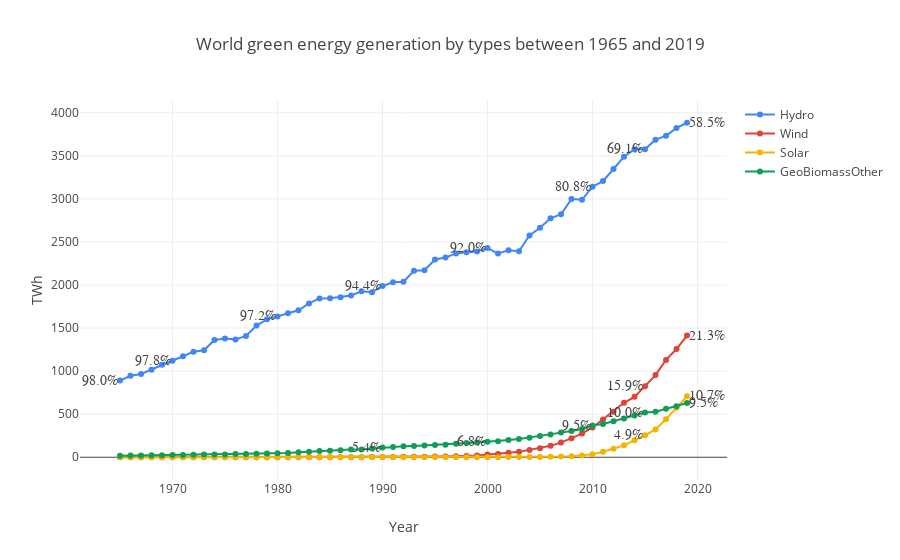

Notebook source saved alongside this figure:
### Markdown cell above
### World green energy generation by types between 1965 and 2019

### Code cell
fig = go.Figure()

annotations = []

def getAnnoDict(df, ndxYear, col_name, xanchor):
    ndx = df[df.Year == ndxYear].index[-1]
    val = df.iloc[ndx,][col_name + ' %']
    return dict(x=ndxYear, y=df.iloc[ndx,][col_name],
                xanchor=xanchor, yanchor='middle', text='{}%'.format(val), 
                font=dict(family='Arial', size=14), showarrow=False)

for i in range(len(ge_cols)):
    col_name = ge_cols[i]
    _ = fig.add_trace(go.Scatter(x = df_wre_year['Year'], y = df_wre_year[ge_cols[i]], name = ge_cols[i], 
                                 marker_size = 6, marker_line_width = 0))
    
    # labeling the left_side of the plot
    if col_name in ['Hydro']:
        annotations.append(getAnnoDict(df_wre_year, 1965, col_name, xanchor='right'))
        annotations.append(getAnnoDict(df_wre_year, 1970, col_name, xanchor='right'))
        annotations.append(getAnnoDict(df_wre_year, 1980, col_name, xanchor='right'))

    if col_name in ['Hydro', 'GeoBiomassOther']:
        annotations.append(getAnnoDict(df_wre_year, 1990, col_name, xanchor='right'))
        annotations.append(getAnnoDict(df_wre_year, 2000, col_name, xanchor='right'))
        annotations.append(getAnnoDict(df_wre_year, 2010, col_name, xanchor='right'))

    annotations.append(getAnnoDict(df_wre_year, 2015, col_name, xanchor='right'))

    # labeling the right side of the plot
    annotations.append(getAnnoDict(df_wre_year, 2019, col_name, xanchor='left'))

    
_ = fig.update_xaxes(title_text = 'Year')
_ = fig.update_yaxes(title_text = 'TWh')

_ = fig.update_traces(mode = 'lines+markers')
_ = fig.update_layout(showlegend = True,
                      title_text = 'World green energy generation by types between 1965 and 2019',
                      annotations=annotations)

fig.show()

### Figure 1 — Plotly figure (JSON) as saved in the notebook; plotly's stock layout.template omitted (floating-point values rounded to 4 significant figures)
{"data": [{"marker": {"line": {"width": 0}, "size": 6}, "mode": "lines+markers", "name": "Hydro", "type": "scatter", "x": [1965, 1966, 1967, 1968, 1969, 1970, 1971, 1972, 1973, 1974, 1975, 1976, 1977, 1978, 1979, 1980, 1981, 1982, 1983, 1984, 1985, 1986, 1987, 1988, 1989, 1990, 1991, 1992, 1993, 1994, 1995, 1996, 1997, 1998, 1999, 2000, 2001, 2002, 2003, 2004, 2005, 2006, 2007, 2008, 2009, 2010, 2011, 2012, 2013, 2014, 2015, 2016, 2017, 2018, 2019], "y": [889.8, 946.4, 966.3, 1017.0, 1074.0, 1121.0, 1173.0, 1225.0, 1243.0, 1362.0, 1379.0, 1368.0, 1409.0, 1529.0, 1602.0, 1634.0, 1673.0, 1706.0, 1786.0, 1844.0, 1846.0, 1857.0, 1878.0, 1928.0, 1917.0, 1989.0, 2031.0, 2037.0, 2164.0, 2172.0, 2296.0, 2320.0, 2367.0, 2381.0, 2388.0, 2429.0, 2365.0, 2404.0, 2392.0, 2576.0, 2665.0, 2775.0, 2821.0, 2998.0, 2989.0, 3141.0, 3206.0, 3347.0, 3490.0, 3576.0, 3576.0, 3687.0, 3732.0, 3824.0, 3884.0]}, {"marker": {"line": {"width": 0}, "size": 6}, "mode": "lines+markers", "name": "Wind", "type": "scatter", "x": [1965, 1966, 1967, 1968, 1969, 1970, 1971, 1972, 1973, 1974, 1975, 1976, 1977, 1978, 1979, 1980, 1981, 1982, 1983, 1984, 1985, 1986, 1987, 1988, 1989, 1990, 1991, 1992, 1993, 1994, 1995, 1996, 1997, 1998, 1999, 2000, 2001, 2002, 2003, 2004, 2005, 2006, 2007, 2008, 2009, 2010, 2011, 2012, 2013, 2014, 2015, 2016, 2017, 2018, 2019], "y": [0, 0, 0, 0, 0, 0, 0, 0, 0, 0, 0, 0, 0, 0, 0.01, 0.01, 0.01, 0.02, 0.03, 0.04, 0.07, 0.14, 0.19, 0.33, 2.64, 3.63, 4.08, 4.73, 5.68, 7.12, 8.26, 9.16, 11.91, 15.82, 21.06, 31.14, 38.1, 51.93, 62.56, 84.71, 103.7, 132.4, 170.2, 220.2, 275.2, 345.4, 439.1, 528.4, 632.3, 701.3, 823.3, 954, 1130.0, 1256.0, 1413.0]}, {"marker": {"line": {"width": 0}, "size": 6}, "mode": "lines+markers", "name": "Solar", "type": "scatter", "x": [1965, 1966, 1967, 1968, 1969, 1970, 1971, 1972, 1973, 1974, 1975, 1976, 1977, 1978, 1979, 1980, 1981, 1982, 1983, 1984, 1985, 1986, 1987, 1988, 1989, 1990, 1991, 1992, 1993, 1994, 1995, 1996, 1997, 1998, 1999, 2000, 2001, 2002, 2003, 2004, 2005, 2006, 2007, 2008, 2009, 2010, 2011, 2012, 2013, 2014, 2015, 2016, 2017, 2018, 2019], "y": [0, 0, 0, 0, 0, 0, 0, 0, 0, 0, 0, 0, 0, 0, 0, 0, 0, 0, 0, 0.01, 0.01, 0.01, 0.01, 0.01, 0.26, 0.38, 0.5, 0.45, 0.53, 0.58, 0.63, 0.7, 0.76, 0.83, 0.92, 1.13, 1.37, 1.74, 2.22, 2.95, 4.1, 5.68, 7.7, 12.52, 20.83, 33.46, 64.65, 99.99, 138.2, 196.6, 254.3, 323.6, 440.7, 574.3, 708.0]}, {"marker": {"line": {"width": 0}, "size": 6}, "mode": "lines+markers", "name": "GeoBiomassOther", "type": "scatter", "x": [1965, 1966, 1967, 1968, 1969, 1970, 1971, 1972, 1973, 1974, 1975, 1976, 1977, 1978, 1979, 1980, 1981, 1982, 1983, 1984, 1985, 1986, 1987, 1988, 1989, 1990, 1991, 1992, 1993, 1994, 1995, 1996, 1997, 1998, 1999, 2000, 2001, 2002, 2003, 2004, 2005, 2006, 2007, 2008, 2009, 2010, 2011, 2012, 2013, 2014, 2015, 2016, 2017, 2018, 2019], "y": [18, 19.8, 19.97, 22.14, 23.26, 25.7, 26.54, 28.66, 30.72, 32.58, 32.88, 36.34, 38.38, 40.61, 43.94, 47.09, 50.39, 58.44, 65.12, 73.14, 75.26, 82.65, 88.62, 91.2, 101.0, 113.2, 118.3, 126.6, 131.4, 136.6, 142.5, 146.2, 156.9, 164.5, 172.1, 179.9, 185.4, 199.8, 210.9, 227.6, 247.0, 263.0, 286.0, 305.7, 329.0, 368.2, 386.8, 417.4, 449.5, 484.3, 519.1, 527.8, 562.6, 593.4, 629.0]}], "layout": {"annotations": [{"font": {"family": "Arial", "size": 14}, "showarrow": false, "text": "98.0%", "x": 1965, "xanchor": "right", "y": 889.8, "yanchor": "middle"}, {"font": {"family": "Arial", "size": 14}, "showarrow": false, "text": "97.8%", "x": 1970, "xanchor": "right", "y": 1121.0, "yanchor": "middle"}, {"font": {"family": "Arial", "size": 14}, "showarrow": false, "text": "97.2%", "x": 1980, "xanchor": "right", "y": 1634.0, "yanchor": "middle"}, {"font": {"family": "Arial", "size": 14}, "showarrow": false, "text": "94.4%", "x": 1990, "xanchor": "right", "y": 1989.0, "yanchor": "middle"}, {"font": {"family": "Arial", "size": 14}, "showarrow": false, "text": "92.0%", "x": 2000, "xanchor": "right", "y": 2429.0, "yanchor": "middle"}, {"font": {"family": "Arial", "size": 14}, "showarrow": false, "text": "80.8%", "x": 2010, "xanchor": "right", "y": 3141.0, "yanchor": "middle"}, {"font": {"family": "Arial", "size": 14}, "showarrow": false, "text": "69.1%", "x": 2015, "xanchor": "right", "y": 3576.0, "yanchor": "middle"}, {"font": {"family": "Arial", "size": 14}, "showarrow": false, "text": "58.5%", "x": 2019, "xanchor": "left", "y": 3884.0, "yanchor": "middle"}, {"font": {"family": "Arial", "size": 14}, "showarrow": false, "text": "15.9%", "x": 2015, "xanchor": "right", "y": 823.3, "yanchor": "middle"}, {"font": {"family": "Arial", "size": 14}, "showarrow": false, "text": "21.3%", "x": 2019, "xanchor": "left", "y": 1413.0, "yanchor": "middle"}, {"font": {"family": "Arial", "size": 14}, "showarrow": false, "text": "4.9%", "x": 2015, "xanchor": "right", "y": 254.3, "yanchor": "middle"}, {"font": {"family": "Arial", "size": 14}, "showarrow": false, "text": "10.7%", "x": 2019, "xanchor": "left", "y": 708.0, "yanchor": "middle"}, {"font": {"family": "Arial", "size": 14}, "showarrow": false, "text": "5.4%", "x": 1990, "xanchor": "right", "y": 113.2, "yanchor": "middle"}, {"font": {"family": "Arial", "size": 14}, "showarrow": false, "text": "6.8%", "x": 2000, "xanchor": "right", "y": 179.9, "yanchor": "middle"}, {"font": {"family": "Arial", "size": 14}, "showarrow": false, "text": "9.5%", "x": 2010, "xanchor": "right", "y": 368.2, "yanchor": "middle"}, {"font": {"family": "Arial", "size": 14}, "showarrow": false, "text": "10.0%", "x": 2015, "xanchor": "right", "y": 519.1, "yanchor": "middle"}, {"font": {"family": "Arial", "size": 14}, "showarrow": false, "text": "9.5%", "x": 2019, "xanchor": "left", "y": 629.0, "yanchor": "middle"}], "showlegend": true, "title": {"text": "World green energy generation by types between 1965 and 2019"}, "xaxis": {"title": {"text": "Year"}}, "yaxis": {"title": {"text": "TWh"}}}}
